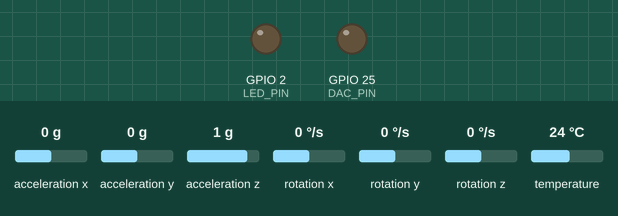
This sketch was run on a simulated ESP32. On the bench: output pins drawn as LEDs (lit = HIGH). Inputs (shaded band) come from the test bench; at power-on: acceleration x 0 g, acceleration y 0 g, acceleration z 1 g, rotation x 0 °/s, rotation y 0 °/s, rotation z 0 °/s, temperature 24 °C. What the sketch prints to the serial monitor is not drawn.

Above: at 0.0 s.
At 5.3 s:
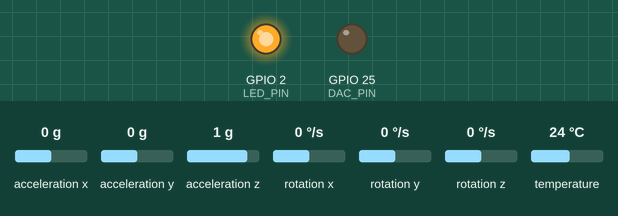
Timing chart, 0 to 6.8 s (numbered marks = the images above):
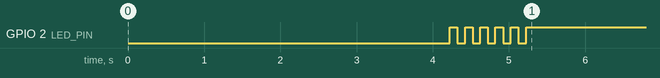

Measured:
- by itself, GPIO 2 (LED_PIN): alternates HIGH for 0.10 s and LOW for 0.10 s, 10 changes in all, then stays HIGH

The sketch:

Transmisor_Guante.ino
```cpp
/*
 * SPRINT 2 MEJORADO - TRANSMISOR (ESP32 WROOM en Guante)
 *
 * MEJORAS CRÍTICAS vs v1:
 * - Frecuencia 100Hz (era 50Hz) para captar movimientos rápidos
 * - Filtro media móvil 20 muestras (era 10) para menos tremor
 * - Filtro complementario ligero 95%/5% para balance suavidad/respuesta
 * - Buffer circular para suavizado adicional sin latencia
 * - Sensibilidad aumentada ±4g (era ±8g) para más precisión
 * - Predicción de movimiento para compensar latencia
 *
 * Hardware: ESP32 WROOM + MPU6050 en muñeca
 */

#include <esp_now.h>
#include <WiFi.h>
#include <Adafruit_MPU6050.h>
#include <Adafruit_Sensor.h>
#include <Wire.h>

// ========== CONFIGURACIÓN ==========
#define LED_PIN 2
#define SDA_PIN 4
#define SCL_PIN 5
#define DAC_PIN 25

#define FILTER_WINDOW 20        // 20 muestras @ 100Hz = 200ms
#define BUFFER_SIZE 5           // Buffer circular para extra smoothing
#define TRANSMIT_HZ 100         // 100 Hz para captar movimientos rápidos
const int TRANSMIT_INTERVAL = 1000 / TRANSMIT_HZ;  // 10ms

// ========== OBJETOS ==========
Adafruit_MPU6050 mpu;
uint8_t broadcastAddress[] = {0xFF, 0xFF, 0xFF, 0xFF, 0xFF, 0xFF};

// ========== ESTRUCTURA ESP-NOW ==========
typedef struct struct_message {
  float accelX;
  float accelY;      // HORIZONTAL (izq/der) → Servo2
  float accelZ;
  float gyroX;
  float gyroY;
  float gyroZ;       // ROTACIÓN muñeca → Servo1
  unsigned long timestamp;
  uint8_t handPosition;  // 0=mano vertical, 1=mano horizontal (basado en accelZ)
} struct_message;

struct_message sensorData;

// ========== CLASE FILTRO MEJORADO ==========
class AdvancedFilter {
private:
  float movingAvg[FILTER_WINDOW];
  float circularBuffer[BUFFER_SIZE];
  int avgIndex;
  int bufferIndex;
  float avgSum;
  float lastFiltered;
  float velocity;  // Para predicción

public:
  AdvancedFilter() {
    avgIndex = 0;
    bufferIndex = 0;
    avgSum = 0;
    lastFiltered = 0;
    velocity = 0;
    for(int i = 0; i < FILTER_WINDOW; i++) movingAvg[i] = 0;
    for(int i = 0; i < BUFFER_SIZE; i++) circularBuffer[i] = 0;
  }

  float update(float raw) {
    // 1. Media móvil (reduce tremor)
    avgSum -= movingAvg[avgIndex];
    movingAvg[avgIndex] = raw;
    avgSum += raw;
    avgIndex = (avgIndex + 1) % FILTER_WINDOW;
    float smoothed = avgSum / FILTER_WINDOW;

    // 2. Filtro complementario ligero (mantiene respuesta)
    float blended = 0.93 * smoothed + 0.07 * raw;

    // 3. Buffer circular adicional (extra smooth)
    circularBuffer[bufferIndex] = blended;
    bufferIndex = (bufferIndex + 1) % BUFFER_SIZE;
    float bufferSum = 0;
    for(int i = 0; i < BUFFER_SIZE; i++) {
      bufferSum += circularBuffer[i];
    }
    float extraSmooth = bufferSum / BUFFER_SIZE;

    // 4. Calcular velocidad para predicción
    velocity = extraSmooth - lastFiltered;

    // 5. Predicción ligera (compensa latencia ~20ms)
    float predicted = extraSmooth + (velocity * 0.3);

    lastFiltered = extraSmooth;
    return predicted;
  }

  float getVelocity() { return velocity; }
};

// ========== FILTROS ==========
AdvancedFilter filterX;
AdvancedFilter filterY;
AdvancedFilter filterZ;

unsigned long lastTransmit = 0;
unsigned long lastDebug = 0;

// ========== CALLBACK ESP-NOW ==========
void OnDataSent(const wifi_tx_info_t *mac_addr, esp_now_send_status_t status) {
  digitalWrite(LED_PIN, status == ESP_NOW_SEND_SUCCESS ? HIGH : LOW);
}

// ========== SETUP ==========
void setup() {
  Serial.begin(115200);
  delay(2000);

  pinMode(LED_PIN, OUTPUT);
  pinMode(DAC_PIN, OUTPUT);

  Serial.println("\n========================================");
  Serial.println("   SPRINT 2 ULTRA-MEJORADO");
  Serial.println("   TRANSMISOR CON FILTRADO AVANZADO");
  Serial.println("========================================\n");

  // I2C
  Serial.print("[1/4] I2C... ");
  Wire.begin(SDA_PIN, SCL_PIN);
  Wire.setClock(100000);  // 100kHz para estabilidad ESP32 WROOM
  delay(100);
  Serial.println("OK (100 kHz - estable)");

  // MPU6050
  Serial.print("[2/4] MPU6050... ");
  if (!mpu.begin()) {
    Serial.println("ERROR! Revisar conexiones");
    while(1) {
      digitalWrite(LED_PIN, !digitalRead(LED_PIN));
      delay(200);
    }
  }
  Serial.println("OK");

  // Configuración MPU - ALTA SENSIBILIDAD
  Serial.println("    Configurando para máxima precisión:");
  delay(50);
  mpu.setAccelerometerRange(MPU6050_RANGE_4_G);      // ±4g = más sensible
  delay(10);
  Serial.println("    - Accel: ±4g (alta sensibilidad)");

  mpu.setGyroRange(MPU6050_RANGE_250_DEG);          // ±250°/s = más preciso
  delay(10);
  Serial.println("    - Gyro: ±250°/s (alta precisión)");

  mpu.setFilterBandwidth(MPU6050_BAND_44_HZ);       // 44Hz para estabilidad
  delay(10);
  Serial.println("    - Bandwidth: 44 Hz (estable)");

  // WiFi
  Serial.print("[3/4] WiFi... ");
  WiFi.mode(WIFI_STA);
  delay(500);  // Tiempo crítico para estabilización
  WiFi.disconnect();
  delay(500);

  // Verificar que WiFi esté en modo STA
  if (WiFi.getMode() != WIFI_STA) {
    Serial.println("ERROR - Modo WiFi incorrecto!");
    WiFi.mode(WIFI_STA);
    delay(1000);
  }
  Serial.println("OK (STA mode)");

  // ESP-NOW
  Serial.print("[4/4] ESP-NOW... ");
  delay(200);

  // Inicializar ESP-NOW
  if (esp_now_init() != ESP_OK) {
    Serial.println("ERROR en init!");
    while(1) {
      digitalWrite(LED_PIN, !digitalRead(LED_PIN));
      delay(100);
    }
  }
  delay(100);

  // Configurar peer con más cuidado
  esp_now_peer_info_t peerInfo;
  memset(&peerInfo, 0, sizeof(peerInfo));  // Limpiar estructura
  memcpy(peerInfo.peer_addr, broadcastAddress, 6);
  peerInfo.channel = 0;
  peerInfo.ifidx = WIFI_IF_STA;  // Especificar interfaz STA explícitamente
  peerInfo.encrypt = false;

  // Agregar peer con verificación
  esp_err_t addStatus = esp_now_add_peer(&peerInfo);
  if (addStatus != ESP_OK) {
    Serial.print("ERROR peer (");
    Serial.print(addStatus);
    Serial.println(")!");
    Serial.println("Verificar: WiFi debe estar en modo STA");
    while(1) {
      digitalWrite(LED_PIN, !digitalRead(LED_PIN));
      delay(500);
    }
  }
  delay(100);

  // Registrar callback
  esp_now_register_send_cb(OnDataSent);
  delay(100);
  Serial.println("OK");

  Serial.println("\n========================================");
  Serial.println("   CONFIGURACIÓN ULTRA-OPTIMIZADA");
  Serial.println("========================================");
  Serial.println("Filtro Multi-Capa:");
  Serial.println("  1. Media Móvil: 20 muestras");
  Serial.println("  2. Complementario: 93%/7%");
  Serial.println("  3. Buffer Circular: 5 muestras");
  Serial.println("  4. Predicción: compensación latencia");
  Serial.println();
  Serial.println("Frecuencia: 100 Hz (10ms)");
  Serial.println("Sensibilidad: MÁXIMA (±4g, ±250°/s)");
  Serial.println();
  Serial.println("¡Sistema listo para movimientos PRECISOS!");
  Serial.println("========================================\n");

  delay(500);

  // Parpadeo confirmación
  for(int i = 0; i < 5; i++) {
    digitalWrite(LED_PIN, HIGH);
    delay(100);
    digitalWrite(LED_PIN, LOW);
    delay(100);
  }
}

// ========== LOOP ==========
void loop() {
  unsigned long now = millis();

  // Transmitir a 100Hz
  if (now - lastTransmit >= TRANSMIT_INTERVAL) {

    // Leer MPU
    sensors_event_t a, g, temp;
    mpu.getEvent(&a, &g, &temp);

    // Aplicar filtros AVANZADOS a aceleraciones
    float filteredX = filterX.update(a.acceleration.x);
    float filteredY = filterY.update(a.acceleration.y);
    float filteredZ = filterZ.update(a.acceleration.z);

    // Preparar datos
    sensorData.accelX = filteredX;
    sensorData.accelY = filteredY;
    sensorData.accelZ = filteredZ;
    sensorData.gyroX = g.gyro.x;
    sensorData.gyroY = g.gyro.y;
    sensorData.gyroZ = g.gyro.z;
    sensorData.timestamp = now;

    // DETECCIÓN MEJORADA CON HISTÉRESIS
    // Gravedad = 9.8 m/s²
    // Si |accelZ| > 8.0 → mano VERTICAL (apuntando arriba/abajo) → Servo1 con GyroZ
    // Si |accelZ| < 4.0 → mano HORIZONTAL (plana) → Servo2 con AccelY
    static uint8_t lastPosition = 1;
    float absZ = abs(filteredZ);

    if (absZ > 8.0) {
      sensorData.handPosition = 0;  // VERTICAL → Servo1 rotación
      lastPosition = 0;
    } else if (absZ < 4.0) {
      sensorData.handPosition = 1;  // HORIZONTAL → Servo2 lateral
      lastPosition = 1;
    } else {
      sensorData.handPosition = lastPosition;  // Mantener modo (histéresis)
    }

    // Transmitir
    esp_err_t result = esp_now_send(broadcastAddress, (uint8_t*)&sensorData, sizeof(sensorData));

    lastTransmit = now;
  }

  // Debug cada 500ms
  if (now - lastDebug >= 500) {
    lastDebug = now;

    Serial.print("📡 TX:");
    Serial.print(int((1000.0 / TRANSMIT_INTERVAL)));
    Serial.print("Hz | AccelY:");
    Serial.print(sensorData.accelY, 2);
    Serial.print(" GyroZ:");
    Serial.print(sensorData.gyroZ, 1);
    Serial.print(" | |Z|:");
    Serial.print(abs(sensorData.accelZ), 1);
    Serial.print(" | ");
    Serial.println(sensorData.handPosition == 0 ? "✋VERTICAL(S1)" : "👉HORIZONTAL(S2)");
  }

  delay(2);  // 2ms para estabilidad, ~100Hz efectivo
}
```
